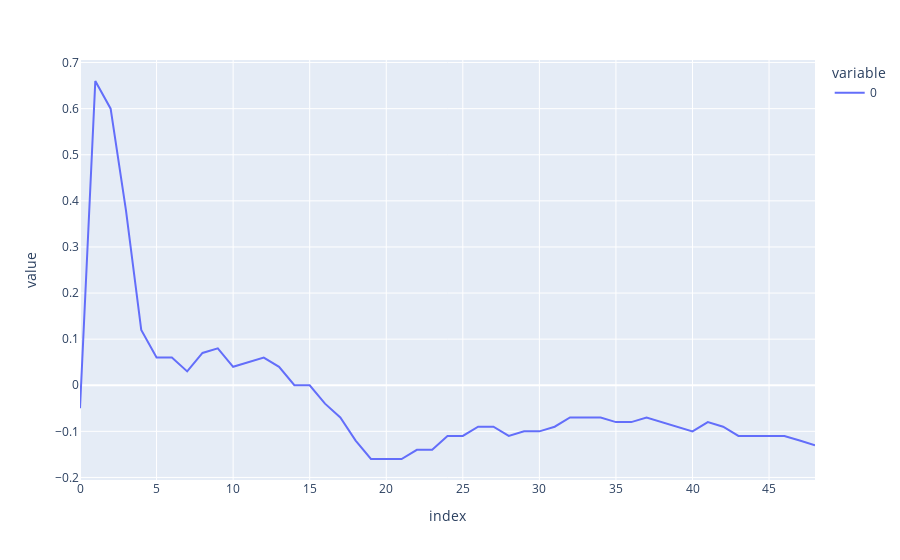

Notebook source saved alongside this figure:
### Code cell
r2_list = []

for i in range(1, 50):
    model = KNeighborsRegressor(n_neighbors=i)

    model.fit(x_train, y_train)

    predict = model.predict(x_test)
    score = round(r2_score(y_test, predict), 2)
    print(f"n_neighborns: {i}\nr2_score: {score}")

    r2_list.append(score)

px.line(r2_list)

### Figure 1 — Plotly figure (JSON) as saved in the notebook; plotly's stock layout.template omitted (floating-point values rounded to 4 significant figures)
{"data": [{"hovertemplate": "variable=0<br>index=%{x}<br>value=%{y}<extra></extra>", "legendgroup": "0", "line": {"color": "#636efa", "dash": "solid"}, "marker": {"symbol": "circle"}, "mode": "lines", "name": "0", "orientation": "v", "showlegend": true, "type": "scatter", "x": [0, 1, 2, 3, 4, 5, 6, 7, 8, 9, 10, 11, 12, 13, 14, 15, 16, 17, 18, 19, 20, 21, 22, 23, 24, 25, 26, 27, 28, 29, 30, 31, 32, 33, 34, 35, 36, 37, 38, 39, 40, 41, 42, 43, 44, 45, 46, 47, 48], "xaxis": "x", "y": [-0.05, 0.66, 0.6, 0.38, 0.12, 0.06, 0.06, 0.03, 0.07, 0.08, 0.04, 0.05, 0.06, 0.04, -0.0, -0.0, -0.04, -0.07, -0.12, -0.16, -0.16, -0.16, -0.14, -0.14, -0.11, -0.11, -0.09, -0.09, -0.11, -0.1, -0.1, -0.09, -0.07, -0.07, -0.07, -0.08, -0.08, -0.07, -0.08, -0.09, -0.1, -0.08, -0.09, -0.11, -0.11, -0.11, -0.11, -0.12, -0.13], "yaxis": "y"}], "layout": {"legend": {"title": {"text": "variable"}, "tracegroupgap": 0}, "margin": {"t": 60}, "xaxis": {"anchor": "y", "domain": [0, 1], "title": {"text": "index"}}, "yaxis": {"anchor": "x", "domain": [0, 1], "title": {"text": "value"}}}}
